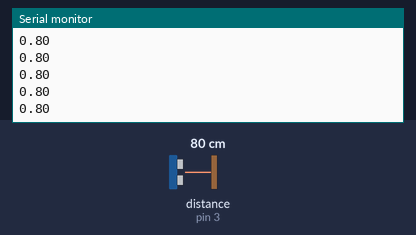
The sketch below on a simulated Arduino Uno, built with avr-gcc and run on an emulated ATmega328P. Parts: the last lines printed to the serial monitor. Wiring (inferred from the names in the program): ultrasonic range finder: trigger pin 4; echo pin 3. The test bench sets the inputs (shaded band); at power-on: distance to the obstacle (sensor on pin 3) 80 cm. The echo pulse lasts 58.3 µs per cm.

Above: at 1.2 s.
1.3 s: distance to the obstacle (sensor on pin 3) set to 2 cm
At 1.6 s:
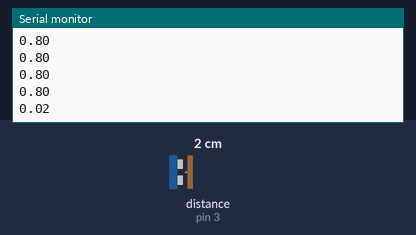
2.8 s: distance to the obstacle (sensor on pin 3) set to 4 cm
At 2.8 s:
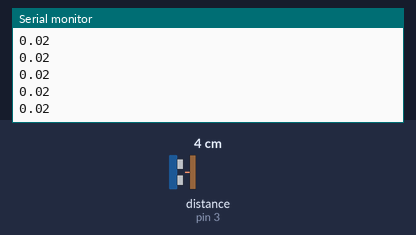
Timing chart, 0 to 5.8 s (numbered marks = the images above; inputs shaded):
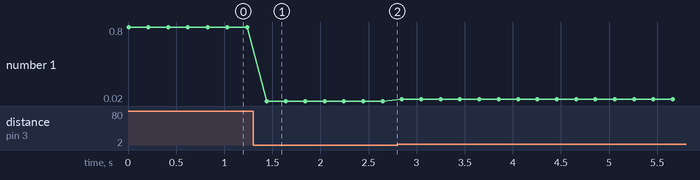

The sketch:

51_HW_Distance_Measurement_with_Ultransonic_Sensor.ino
```cpp
/*
This program is the homework assignment set in episode 51 of Paul McWhorter's course on the Ardunio Uno R4 Wifi.
The brief is to extend the code created during the episode so that the output on the serial monitor gives the distance
measured by the HC-SR04 ultrasonic sensor as opposed to the time in microseconds
*/

// Global Variables:
int echoPin = 3;
int trigPin = 4;

void setup() {
  // put your setup code here, to run once:
  pinMode(echoPin, INPUT);
  pinMode(trigPin, OUTPUT);
  Serial.begin(115200);
}

void loop() {
  // put your main code here, to run repeatedly:
  int pingTime;
  digitalWrite(trigPin, LOW);
  delayMicroseconds(2);
  digitalWrite(trigPin, HIGH);
  delayMicroseconds(10);
  digitalWrite(trigPin, LOW);

  pingTime = pulseIn(echoPin, HIGH); // pulseIn gives a result in microseconds.
  Serial.println(pingTime*343./2000000); // 343 is the speed of sound in m/s. It is necessary to divide this by 1000000 to convert to metres.
  delay(200);                            // Dividing by two is necessary as the pinTime is for the pulse to travel out to the object, and back to the sensor.
}                                        // There is also a small offset as the emitter and the detector do not lie in the same plane, however this is negligible.
```

Measured:
- after the input at 1.3 s, the serial monitor: prints a new line after 0.14 s (image 1)
- plotted number 1: 0.8 → 0.02 after the input at 1.3 s, 0.02 → 0.04 after the input at 2.8 s
